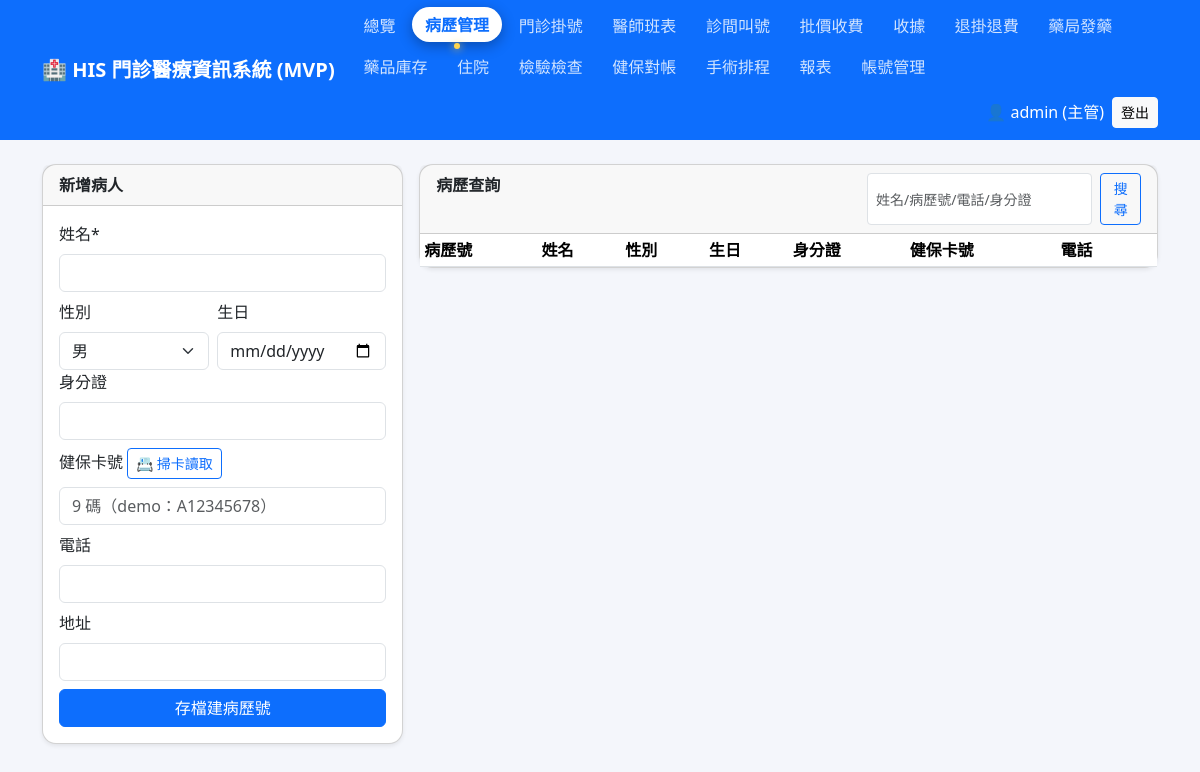
The app's page /patients.php (signed in), older data.
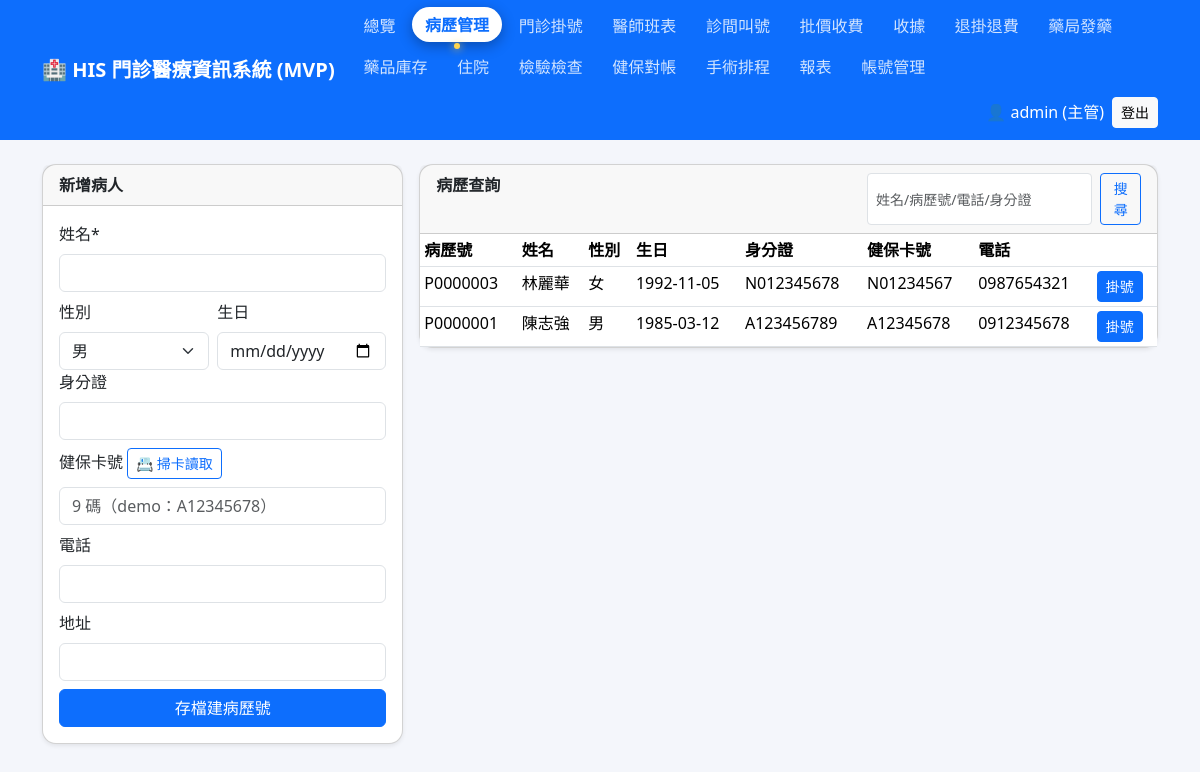
The same page, newer data.
### tables this page shows
CREATE TABLE IF NOT EXISTS patients (
  id INT AUTO_INCREMENT PRIMARY KEY,
  chart_no VARCHAR(20) NOT NULL UNIQUE COMMENT '病歷號',
  name VARCHAR(50) NOT NULL,
  id_no VARCHAR(20) NULL COMMENT '身分證',
  nhi_no VARCHAR(20) NULL UNIQUE COMMENT '健保卡號',
  birth_date DATE NULL,
  gender ENUM('男','女','其他') DEFAULT '男',
  phone VARCHAR(30) NULL,
  address VARCHAR(200) NULL,
  created_at TIMESTAMP DEFAULT CURRENT_TIMESTAMP
);

### includes/functions.php (called while the page is built, shortened)
<?php
function h($s) { return htmlspecialchars((string)$s, ENT_QUOTES, 'UTF-8'); }

### patients.php (the view, shortened to what this page needs)
<?php
require_once __DIR__ . '/includes/header.php';
$pdo = db();
$q = trim($_GET['q'] ?? '');
$where = ''; $args = [];
$st = $pdo->prepare("SELECT * FROM patients $where ORDER BY id DESC LIMIT 100");
$st->execute($args);
$rows = $st->fetchAll();
?>
<div class="row g-3">
<div class="col-md-4"><div class="card shadow-sm"><div class="card-header fw-bold">新增病人</div><div class="card-body">
<form method="post"><input type="hidden" name="act" value="add">
<div class="mb-2"><label class="form-label">姓名*</label><input name="name" class="form-control" required></div>
<div class="row g-2"><div class="col"><label class="form-label">性別</label><select name="gender" class="form-select"><option>男</option><option>女</option><option>其他</option></select></div>
<div class="col"><label class="form-label">生日</label><input type="date" name="birth_date" class="form-control"></div></div>
<div class="mb-2"><label class="form-label">身分證</label><input name="id_no" class="form-control"></div>
<div class="mb-2"><label class="form-label">健保卡號 <button type="button" class="btn btn-sm btn-outline-primary" data-bs-toggle="modal" data-bs-target="#nhiModal">📇 掃卡讀取</button></label><input name="nhi_no" class="form-control" maxlength="9" placeholder="9 碼（demo：A12345678）"></div>
<div class="mb-2"><label class="form-label">電話</label><input name="phone" class="form-control"></div>
<div class="mb-2"><label class="form-label">地址</label><input name="address" class="form-control"></div>
<button class="btn btn-primary w-100">存檔建病歷號</button></form></div></div></div>
<div class="col-md-8"><div class="card shadow-sm"><div class="card-header fw-bold d-flex justify-content-between">病歷查詢
<form class="d-flex" method="get"><input name="q" value="<?= h($q) ?>" class="form-control form-control-sm me-2" placeholder="姓名/病歷號/電話/身分證"><button class="btn btn-sm btn-outline-primary">搜尋</button></form></div>
<div class="table-responsive"><table class="table table-sm table-hover mb-0"><tr><th>病歷號</th><th>姓名</th><th>性別</th><th>生日</th><th>身分證</th><th>健保卡號</th><th>電話</th><th></th></tr>
<?php foreach ($rows as $r): ?><tr><td><?= h($r['chart_no']) ?></td><td><?= h($r['name']) ?></td><td><?= h($r['gender']) ?></td><td><?= h($r['birth_date']) ?></td><td><?= h($r['id_no']) ?></td><td><?= h($r['nhi_no']) ?></td><td><?= h($r['phone']) ?></td>
<td><a class="btn btn-sm btn-primary" href="register.php?patient_id=<?= $r['id'] ?>">掛號</a></td></tr><?php endforeach; ?></table></div></div></div>
</div>
<?php require_once __DIR__ . '/includes/footer.php'; ?>

### includes/header.php (shortened to what this page needs)
<?php
require_once __DIR__ . '/functions.php';
$user = $_SESSION['user'] ?? null;
$cur = basename($_SERVER['SCRIPT_NAME'] ?? '');
function nav_active($f) { global $cur; return $cur === $f ? 'active' : ''; }
?>
<!doctype html>
<html lang="zh-Hant">
<head>
<link href="https://cdn.jsdelivr.net/npm/bootstrap@5.3.3/dist/css/bootstrap.min.css" rel="stylesheet">
</head>
<body>
<nav class="navbar navbar-expand-lg navbar-dark bg-primary mb-4">
  <div class="container">
    <a class="navbar-brand fw-bold" href="index.php">🏥 <?= h(APP_NAME) ?></a>
    <div class="collapse navbar-collapse" id="nav">
      <ul class="navbar-nav me-auto">
        <?php foreach (nav_items() as [$f, $label]): ?>
        <li class="nav-item"><a class="nav-link <?= nav_active($f) ?>" href="<?= $f ?>"><?= h($label) ?></a></li>
        <?php endforeach; ?>
      </ul>
      <div class="nav-user">
      <span class="navbar-text text-white">👤 <?= h($user['username'] ?? '') ?> (<?= h($user['role'] ?? '') ?>)</span>
      <a class="btn btn-light btn-sm" href="logout.php">登出</a>
      </div>
    </div>
  </div>
</nav>
<div class="container pb-5">

### includes/footer.php (shortened to what this page needs)
</div>
</body>
</html>

### includes/header.php (style rules this page uses)
body { background:#f4f6fb }
.card { border-radius:14px }
#nav { flex-wrap:wrap;row-gap:8px }
#nav .navbar-nav { flex-wrap:wrap;row-gap:6px;column-gap:4px }
#nav .nav-link { position:relative;white-space:nowrap;padding:.35rem .8rem;border-radius:999px;font-weight:500; color:rgba(255,255,255,.82)!important;transition:all .22s ease }
#nav .nav-link.active { color:#0d6efd!important;background:#fff;font-weight:800; box-shadow:0 4px 14px rgba(0,0,0,.3);transform:translateY(-1px) }
#nav .nav-link.active::after { content:'';position:absolute;left:50%;bottom:-7px;transform:translateX(-50%); width:6px;height:6px;border-radius:50%;background:#ffd54d;box-shadow:0 0 8px #ffd54d }
#nav .nav-user { display:flex;align-items:center;gap:.5rem;flex-wrap:wrap;row-gap:6px;margin-left:auto }
#nav .navbar-text { white-space:nowrap }
#nav .btn { white-space:nowrap }

Row changes from the older to the newer data that the page shows:
added patients: chart_no "P0000003", name "林麗華", gender "女", birth_date "1992-11-05", id_no "N012345678", nhi_no "N01234567", phone "0987654321"
added patients: chart_no "P0000001", name "陳志強", gender "男", birth_date "1985-03-12", id_no "A123456789", nhi_no "A12345678", phone "0912345678"
